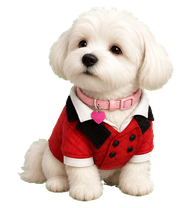
#> input picture source/rows/idle/00.png, 192 x 208 px; its folder holds only this picture in this run
$ python build_bubbles_pet.py
#> lines starting #> are read from the running program, lines starting #| are printed output that depends on the picture
#> in build_atlas, `atlas = Image.new("RGBA", ATLAS, (0, 0, 0, 0))`: atlas: PIL image 1536x2288 RGBA; every value is 0
#!/usr/bin/env python3
"""Deterministically assemble the Bubbles v2 pet from approved source cells."""

from __future__ import annotations

import argparse
import json
import subprocess
from importlib import resources
from pathlib import Path

from PIL import Image, ImageDraw

CELL = (192, 208)
ATLAS = (1536, 2288)
ROWS = [
    ("idle", 6),
    ("running-right", 8),
    ("running-left", 8),
    ("waving", 4),
    ("jumping", 5),
    ("failed", 8),
    ("waiting", 6),
    ("running", 6),
    ("review", 6),
]
ROW_DURATION_MS = 110
ALL_STATES_DURATION_MS = 90
LOOK_DURATION_MS = 100


def load_cell(path: Path) -> Image.Image:
    image = Image.open(path).convert("RGBA")
#> image is the input picture: PIL image 192x208 RGBA; mean R, G, B, A 97.2, 78.7, 73.4, 121.4
    if image.size != CELL:
        raise ValueError(f"{path}: expected {CELL}, found {image.size}")
    return image


def build_atlas(rows_dir: Path, look_dir: Path) -> Image.Image:
    atlas = Image.new("RGBA", ATLAS, (0, 0, 0, 0))
    for row, (state, count) in enumerate(ROWS):
        for column in range(count):
            cell = load_cell(rows_dir / state / f"{column:02d}.png")
            atlas.alpha_composite(cell, (column * CELL[0], row * CELL[1]))
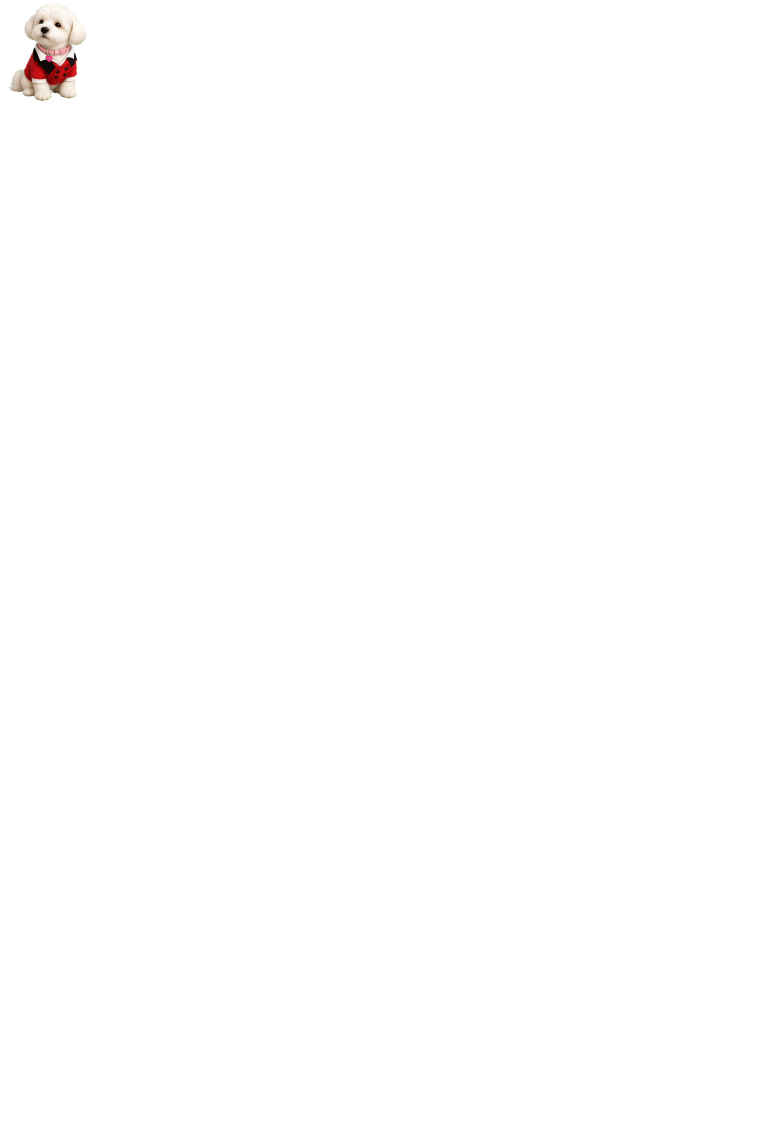
#> atlas: PIL image 1536x2288 RGBA (shown at 1/2 size); mean R, G, B, A 1.1, 0.9, 0.8, 1.4; transparent parts drawn white
    for index in range(16):
        cell = load_cell(look_dir / f"{index:02d}.png")
        row, column = 9 + index // 8, index % 8
        atlas.alpha_composite(cell, (column * CELL[0], row * CELL[1]))
    return atlas


# [17 lines left out: function make_contact_sheet, not called in this run]


def atlas_frames(atlas: Image.Image, row: int, count: int) -> list[Image.Image]:
    return [atlas.crop((i * CELL[0], row * CELL[1], (i + 1) * CELL[0], (row + 1) * CELL[1])) for i in range(count)]


# [68 lines left out: functions save_animation, save_mp4, save_previews, not called in this run]


def main() -> None:
    root = Path(__file__).resolve().parents[1]
    parser = argparse.ArgumentParser(description=__doc__)
    parser.add_argument("--rows-dir", type=Path, default=root / "source/rows")
    parser.add_argument("--look-dir", type=Path, default=root / "source/look-directions")
    parser.add_argument("--out-dir", type=Path, default=root / "bubbles")
    parser.add_argument("--preview-dir", type=Path, default=root / "preview")
    parser.add_argument("--animation-map", type=Path, default=root / "docs/animation-map.json")
    args = parser.parse_args()

    atlas = build_atlas(args.rows_dir, args.look_dir)
    args.out_dir.mkdir(parents=True, exist_ok=True)
    atlas.save(args.out_dir / "spritesheet.png", optimize=False, compress_level=9)
    atlas.save(args.out_dir / "spritesheet.webp", format="WEBP", lossless=True, method=6, exact=True)
    pet = {
        "id": "bubbles",
        "displayName": "Bubbles",
        "description": "A bright, fluffy white Codex companion in her red waistcoat and pink heart collar.",
        "spritesheetPath": "spritesheet.png",
    }
    (args.out_dir / "pet.json").write_text(
        json.dumps(pet, indent=2) + "\n",
        encoding="utf-8",
        newline="\n",
    )
    make_contact_sheet(atlas, args.preview_dir / "bubbles-contact-sheet.png")
    save_previews(atlas, args.preview_dir)
    if not args.animation_map.exists():
        raise FileNotFoundError(args.animation_map)
    print(args.out_dir / "spritesheet.png")


if __name__ == "__main__":
#> (the run stopped early here; a loop or call above may not have finished)
